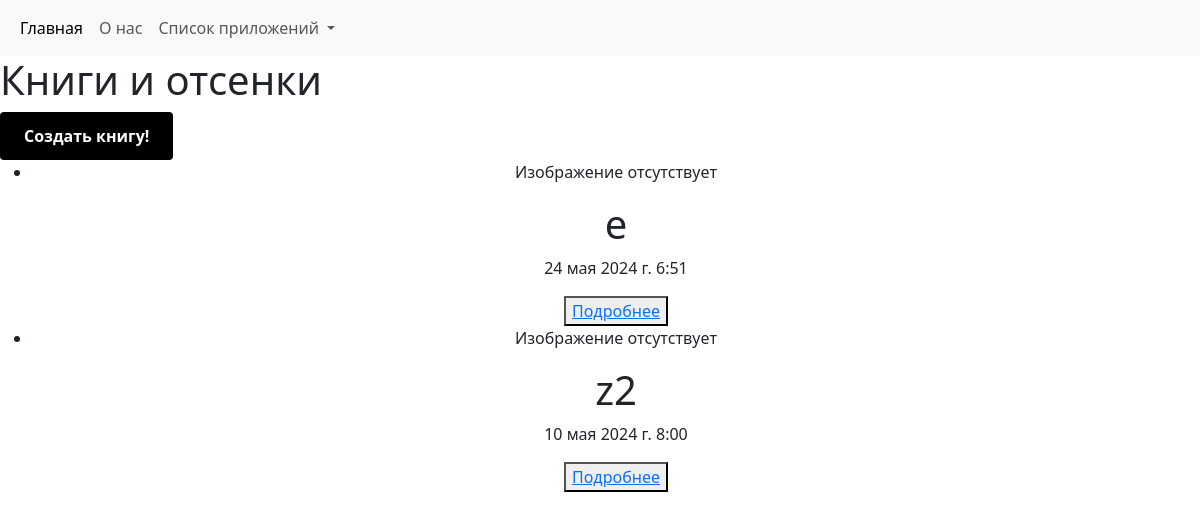
The page /books/ on the database its author committed.
### book/models.py (models this page shows, shortened)
class PostBook(models.Model):
    objects = None
    category_book = {
        "драма": "драма",
        "комедия": "комедия",
        "хоррор": "хоррор",
        "сказка": "сказка",
    }
    title = models.CharField(max_length=100, verbose_name="Название")
    author = models.CharField(max_length=100, verbose_name="Автор")
    image = models.ImageField(
        upload_to="images/", verbose_name="Укажите фото", blank=True
    )
    descript = models.TextField(verbose_name="Описание")
    music = models.FileField(
        upload_to="audio/", verbose_name="Аудио озвучка", blank=True
    )
    video = models.URLField(verbose_name="Укажите ссылку на видео", blank=True)
    category = models.CharField(
        max_length=100, choices=category_book, verbose_name="Категория"
    )
    review = models.TextField(verbose_name="Отзыв специалиста")
    pages = models.PositiveIntegerField(verbose_name="Сколько страниц")
    time_book = models.PositiveIntegerField(verbose_name="укажите время новости")
    created_at = models.DateTimeField(auto_now_add=True)
    class Meta:
        verbose_name = "добавить книгу"
        verbose_name_plural = "список книг"

### book/views.py (the view)
# urls.py: path("books/", views.PostNotFull.as_view(), name="books"),
class PostNotFull(generic.ListView):
    template_name = "post.html"
    context_object_name = "posts"
    model = models.PostBook
    def get_queryset(self):
        return self.model.objects.filter().order_by("-id")

### templates/post.html (shortened to what this page needs)
{% include 'header.html'%}
<head>
    <h1>Книги и отсенки</h1>
    <a href="/create/" class="button">Создать книгу!</a>
</head>
<body>
<center>
<ul>
    {% for post in posts %}
    <li>
      {% if post.image %}
      <img src="{{ post.image.url }}" alt="{{ post.title }}" width="300" height="300">
      {% else %}
      <p>Изображение отсутствует</p>
      {% endif %}
      <h1>{{ post.title }}</h1>
      <p>{{ post.created_at }}</p>
      <button><a href="/books/{{ post.id }}">Подробнее</a></button>
    </li>
    {% endfor %}
</ul>
</center>
</body>
</html>

### templates/post.html (style rules this page uses)
.button { display: inline-block; padding: 12px 24px; font-size: 16px; font-weight: bold; text-decoration: none; background-color: #000000; color: white; border-radius: 4px; border: none; cursor: pointer; }

### rows shown on the page
PostBook: image "Изображение отсутствует", title "e", created_at "24 мая 2024 г. 6:51"
PostBook: image "Изображение отсутствует", title "z2", created_at "10 мая 2024 г. 8:00"
